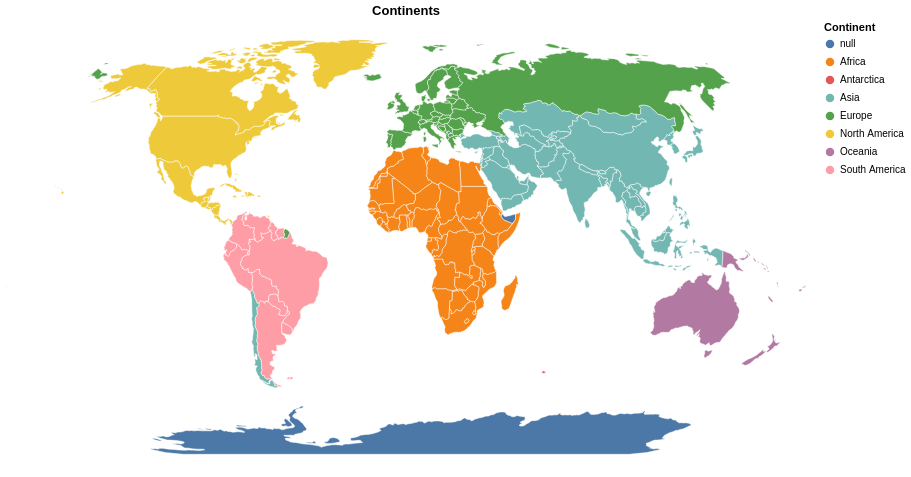

Notebook cell for this chart:
### Markdown cell above
## 3. Continents

### Code cell
@vlplot(
    width=800, height=450,
    title="Continents",
    projection={type=:naturalEarth1},
) +
@vlplot(
    mark={type=:geoshape, stroke=:white, strokeWidth=0.5},
    data={values=world, format={type=:topojson, feature=:countries}},
    transform=[{
        lookup=:id,
        from={
            data=geo,
            key=:ident_ccode,
            fields=["continent", "continent_code"]
        }
    }],
    color={
        field=:continent,
        type=:nominal,
        title="Continent",
        scale={scheme=:tableau10}
    },
    tooltip=[
        {field=:continent, type=:nominal, title="Continent"},
        {field=:continent_code, type=:nominal, title="Code"}
    ]
)

### Figure 1 — Vega specification as saved in the notebook (floating-point values rounded to 4 significant figures; data arrays with more than 128 entries replaced by an {"elided": "..."} marker saying what was removed)
{"$schema": "https://vega.github.io/schema/vega/v5.json", "background": "white", "data": [{"format": {"feature": "countries", "type": "topojson"}, "name": "source_0", "values": {"arcs": {"elided": "985 rows, 19170 int values in total"}, "objects": {"countries": {"geometries": [{"arcs": [[499, 500, 501, 502, 503, 504]], "id": 4, "type": "Polygon"}, {"arcs": [[[505, 506, 352, 507]], [[354, 508, 509]]], "id": 24, "type": "MultiPolygon"}, {"arcs": [[510, 511, 414, 512, 513, 514]], "id": 8, "type": "Polygon"}, {"arcs": [[312, 515, 314, 516, 517]], "id": 784, "type": "Polygon"}, {"arcs": [[[518, 11]], [[519, 520, 521, 166, 522, 168, 523, 524]]], "id": 32, "type": "MultiPolygon"}, {"arcs": [[525, 526, 527, 528, 529]], "id": 51, "type": "Polygon"}, {"arcs": [[[0]], [[1]], [[2]], [[3]], [[4]], [[5]], [[6]], [[530, 531]]], "id": 10, "type": "MultiPolygon"}, {"arcs": [[13]], "id": 260, "type": "Polygon"}, {"arcs": [[[14]], [[24]]], "id": 36, "type": "MultiPolygon"}, {"arcs": [[532, 533, 534, 535, 536, 537, 538]], "id": 40, "type": "Polygon"}, {"arcs": [[[539, -528]], [[484, 540, 479, 541, -526, 542, 543]]], "id": 31, "type": "MultiPolygon"}, {"arcs": [[544, 545, 546]], "id": 108, "type": "Polygon"}, {"arcs": [[547, 548, 549, 550, 437]], "id": 56, "type": "Polygon"}, {"arcs": [[551, 552, 553, 554, 366]], "id": 204, "type": "Polygon"}, {"arcs": [[555, 556, 557, -553, 558, 559]], "id": 854, "type": "Polygon"}, {"arcs": [[560, 561, 289, 562]], "id": 50, "type": "Polygon"}, {"arcs": [[563, 404, 564, 565, 566, 567]], "id": 100, "type": "Polygon"}, {"arcs": [[[71]], [[73]], [[74]]], "id": 44, "type": "MultiPolygon"}, {"arcs": [[568, 569, 570]], "id": 70, "type": "Polygon"}, {"arcs": [[571, 572, 573, 574, 575]], "id": 112, "type": "Polygon"}, {"arcs": [[576, 145, 577]], "id": 84, "type": "Polygon"}, {"arcs": [[578, 579, 580, 581, -525]], "id": 68, "type": "Polygon"}, {"arcs": [[-521, 582, -581, 583, 584, 585, 586, 587, 588, 164, 589]], "id": 76, "type": "Polygon"}, {"arcs": [[48, 590]], "id": 96, "type": "Polygon"}, {"arcs": [[591, 592]], "id": 64, "type": "Polygon"}, {"arcs": [[593, 594, 595, 596]], "id": 72, "type": "Polygon"}, {"arcs": [[597, 598, 599, 600, 601, 602, 603]], "id": 140, "type": "Polygon"}, {"arcs": [[[84]], [[85]], [[86]], [[87]], [[88]], [[96]], [[97]], [[99]], [[101]], [[103]], [[604, 107, 605, 109, 606, 111, 607, 113, 608, 115, 609, 117, 610, 199, 611, 201, 612, 215, 613, 217, 614, 219, 615, 221]], [[616, 223]], [[224]], [[225]], [[226]], [[227]], [[229]], [[230, 617, 232, 618]], [[235]], [[237]], [[238]], [[240]], [[241]], [[485]], [[486]], [[488]], [[489]], [[490]], [[496]], [[497]]], "id": 124, "type": "MultiPolygon"}, {"arcs": [[-536, 619, 620, 621]], "id": 756, "type": "Polygon"}, {"arcs": [[[-519, 622, 623, 624]], [[-524, 169, 625, 171, 626, -579]]], "id": 152, "type": "MultiPolygon"}, {"arcs": [[[64]], [[627, 274, 628, 276, 629, 278, 630, 280, 631, 632, 633, 634, 635, -593, 636, 637, 638, 639, -503, 640, 641, 642, 643, 644, 645]]], "id": 156, "type": "MultiPolygon"}, {"arcs": [[369, 646, 647, 648, -556, 649]], "id": 384, "type": "Polygon"}, {"arcs": [[650, 651, 652, 359, 653, 654, 655, 656, -604, 657]], "id": 120, "type": "Polygon"}, {"arcs": [[658, 659, -545, 660, 661, 662, 663, -508, 353, -510, 664, -602, 665]], "id": 180, "type": "Polygon"}, {"arcs": [[-509, 355, 666, -658, -603, -665]], "id": 178, "type": "Polygon"}, {"arcs": [[667, 174, 668, 155, 669, -585, 670]], "id": 170, "type": "Polygon"}, {"arcs": [[178, 671, 151, 672]], "id": 188, "type": "Polygon"}, {"arcs": [[70]], "id": 192, "type": "Polygon"}, {"arcs": [[77, 673]], "id": -99, "type": "Polygon"}, {"arcs": [[76, -674]], "id": 196, "type": "Polygon"}, {"arcs": [[-538, 674, 675, 676]], "id": 203, "type": "Polygon"}, {"arcs": [[445, 677, -675, -537, -622, 678, 679, -549, 680, 441, 681]], "id": 276, "type": "Polygon"}, {"arcs": [[337, 682, 683, 684]], "id": 262, "type": "Polygon"}, {"arcs": [[[92]], [[-682, 442, 685, 444]]], "id": 208, "type": "MultiPolygon"}, {"arcs": [[62, 686]], "id": 214, "type": "Polygon"}, {"arcs": [[687, 688, 689, 690, 691, 384, 692, 693]], "id": 12, "type": "Polygon"}, {"arcs": [[173, -668, 694]], "id": 218, "type": "Polygon"}, {"arcs": [[333, 695, 696, 390, 697]], "id": 818, "type": "Polygon"}, {"arcs": [[698, 699, 700, 336, -685]], "id": 232, "type": "Polygon"}, {"arcs": [[431, 701, 433, 702, 427, 703, 429, 704]], "id": 724, "type": "Polygon"}, {"arcs": [[450, 705, 706]], "id": 233, "type": "Polygon"}, {"arcs": [[-684, 707, 708, 709, 710, 711, 712, -699]], "id": 231, "type": "Polygon"}, {"arcs": [[713, 452, 714, 715, 455, 716, 717]], "id": 246, "type": "Polygon"}, {"arcs": [[[18]], [[19]], [[20]]], "id": 242, "type": "MultiPolygon"}, {"arcs": [[12]], "id": 238, "type": "Polygon"}, {"arcs": [[[718, 719, 163, -589]], [[82]], [[720, -679, -621, 721, 426, -703, 434, 722, 436, -551]]], "id": 250, "type": "MultiPolygon"}, {"arcs": [[356, 723, -651, -667]], "id": 266, "type": "Polygon"}, {"arcs": [[[724, 90]], [[725, 726, 727, 728, 729, 730, 731, 732]]], "id": 826, "type": "MultiPolygon"}, {"arcs": [[400, 733, -543, -530, 734]], "id": 268, "type": "Polygon"}, {"arcs": [[368, -650, -560, 735]], "id": 288, "type": "Polygon"}, {"arcs": [[736, 737, 374, 738, 739, 740, -648]], "id": 324, "type": "Polygon"}, {"arcs": [[741, 377]], "id": 270, "type": "Polygon"}, {"arcs": [[375, 742, -739]], "id": 624, "type": "Polygon"}, {"arcs": [[357, -652, -724]], "id": 226, "type": "Polygon"}, {"arcs": [[[78]], [[407, 743, 409, 744, 411, 745, 413, -512, 746, -566, 747]]], "id": 300, "type": "MultiPolygon"}, {"arcs": [[498]], "id": 304, "type": "Polygon"}, {"arcs": [[185, 748, -578, 146, 749, 750]], "id": 320, "type": "Polygon"}, {"arcs": [[161, 751, -587, 752]], "id": 328, "type": "Polygon"}, {"arcs": [[182, 753, 754, -750, 147, 755, 149, 756]], "id": 340, "type": "Polygon"}, {"arcs": [[757, -571, 758, 417, 759, 419, 760, 761]], "id": 191, "type": "Polygon"}, {"arcs": [[-687, 63]], "id": 332, "type": "Polygon"}, {"arcs": [[-533, 762, 763, 764, 765, -762, 766]], "id": 348, "type": "Polygon"}, {"arcs": [[[26]], [[767, 30]], [[31]], [[32]], [[35]], [[36]], [[39]], [[40]], [[768, 43]], [[44]], [[45]], [[769, 50]], [[46]]], "id": 360, "type": "MultiPolygon"}, {"arcs": [[-639, 770, -637, -592, -636, 771, -563, 290, 772, 292, 773, 294, 774, 296, 775]], "id": 356, "type": "Polygon"}, {"arcs": [[91, -725]], "id": 372, "type": "Polygon"}, {"arcs": [[776, -505, 777, 300, 778, 302, 779, 780, 781, -540, -527, -542, 480]], "id": 364, "type": "Polygon"}, {"arcs": [[782, 783, 784, 785, 786, -781, 787]], "id": 368, "type": "Polygon"}, {"arcs": [[100]], "id": 352, "type": "Polygon"}, {"arcs": [[788, 789, -698, 391, 790, 791, 792]], "id": 376, "type": "Polygon"}, {"arcs": [[[79]], [[80]], [[793, 421, 794, 423, 795, 425, -722, -620, -535]]], "id": 380, "type": "MultiPolygon"}, {"arcs": [[61]], "id": 388, "type": "Polygon"}, {"arcs": [[796, -785, 797, 332, -790, 798, -793]], "id": 400, "type": "Polygon"}, {"arcs": [[[75]], [[81]], [[83]]], "id": 392, "type": "MultiPolygon"}, {"arcs": [[799, 800, 482, 801, -643, 802]], "id": 398, "type": "Polygon"}, {"arcs": [[342, 803, 804, 805, -710, 806]], "id": 404, "type": "Polygon"}, {"arcs": [[-803, -642, 807, 808]], "id": 417, "type": "Polygon"}, {"arcs": [[809, 810, 811, 283]], "id": 116, "type": "Polygon"}, {"arcs": [[265, 812, 267, 813]], "id": 410, "type": "Polygon"}, {"arcs": [[-515, 814, 815, 816]], "id": -99, "type": "Polygon"}, {"arcs": [[304, 817, -783]], "id": 414, "type": "Polygon"}, {"arcs": [[818, 819, -634, 820, -811]], "id": 418, "type": "Polygon"}, {"arcs": [[-791, 392, 821]], "id": 422, "type": "Polygon"}, {"arcs": [[370, 822, 372, 823, -737, -647]], "id": 430, "type": "Polygon"}, {"arcs": [[824, -694, 825, 388, 826, -697, 827, 828]], "id": 434, "type": "Polygon"}, {"arcs": [[52]], "id": 144, "type": "Polygon"}, {"arcs": [[829]], "id": 426, "type": "Polygon"}, {"arcs": [[830, 448, 831, -572, 832]], "id": 440, "type": "Polygon"}, {"arcs": [[-680, -721, -550]], "id": 442, "type": "Polygon"}, {"arcs": [[449, -707, 833, -573, -832]], "id": 428, "type": "Polygon"}, {"arcs": [[-692, 834, 835, 836, 837, 383]], "id": 504, "type": "Polygon"}, {"arcs": [[838, 839]], "id": 498, "type": "Polygon"}, {"arcs": [[23]], "id": 450, "type": "Polygon"}, {"arcs": [[840, -577, -749, 186, 841, 188, 842, 190, 843, 192, 844, 194, 845]], "id": 484, "type": "Polygon"}, {"arcs": [[-817, 846, -567, -747, -511]], "id": 807, "type": "Polygon"}, {"arcs": [[847, -689, 848, -557, -649, -741, 849]], "id": 466, "type": "Polygon"}, {"arcs": [[287, -561, -772, -635, -820, 850]], "id": 104, "type": "Polygon"}, {"arcs": [[416, -759, -570, 851, -815, -514, 852]], "id": 499, "type": "Polygon"}, {"arcs": [[853, -645]], "id": 496, "type": "Polygon"}, {"arcs": [[854, 344, 855, 856, 347, 857, 858, 859, 860, 861, 862]], "id": 508, "type": "Polygon"}, {"arcs": [[863, 379, 864, -690, -848]], "id": 478, "type": "Polygon"}, {"arcs": [[-863, 865, 866]], "id": 454, "type": "Polygon"}, {"arcs": [[[285, 867]], [[-770, 47, -591, 49]]], "id": 458, "type": "MultiPolygon"}, {"arcs": [[351, -507, 868, -595, 869]], "id": 516, "type": "Polygon"}, {"arcs": [[17]], "id": 540, "type": "Polygon"}, {"arcs": [[-558, -849, -688, -825, 870, -656, 871, -554]], "id": 562, "type": "Polygon"}, {"arcs": [[361, 872, 363, 873, 365, -555, -872, -655]], "id": 566, "type": "Polygon"}, {"arcs": [[179, 874, 181, -757, 150, -672]], "id": 558, "type": "Polygon"}, {"arcs": [[-681, -548, 438, 875, 440]], "id": 528, "type": "Polygon"}, {"arcs": [[[876, -718, 877, 457, 878, 459, 879, 461]], [[487]], [[492]], [[493]]], "id": 578, "type": "MultiPolygon"}, {"arcs": [[-771, -638]], "id": 524, "type": "Polygon"}, {"arcs": [[[15]], [[16]]], "id": 554, "type": "MultiPolygon"}, {"arcs": [[[880, 319, 881, 882, 883, -517, 315, 884, 317]], [[-516, 313]]], "id": 512, "type": "MultiPolygon"}, {"arcs": [[-640, -776, 297, 885, 299, -778, -504]], "id": 586, "type": "Polygon"}, {"arcs": [[175, 886, 177, -673, 152, 887, 154, -669]], "id": 591, "type": "Polygon"}, {"arcs": [[-627, 172, -695, -671, -584, -580]], "id": 604, "type": "Polygon"}, {"arcs": [[[51]], [[54]], [[55]], [[56]], [[57]], [[58]], [[59]]], "id": 608, "type": "MultiPolygon"}, {"arcs": [[[37]], [[38]], [[-769, 42]], [[41]]], "id": 598, "type": "MultiPolygon"}, {"arcs": [[-678, 446, 888, -833, -576, 889, 890, -676]], "id": 616, "type": "Polygon"}, {"arcs": [[60]], "id": 630, "type": "Polygon"}, {"arcs": [[262, 891, 264, -814, 892, 269, 893, 271, 894, 273, -628, 895]], "id": 408, "type": "Polygon"}, {"arcs": [[-705, 430]], "id": 620, "type": "Polygon"}, {"arcs": [[-582, -583, -520]], "id": 600, "type": "Polygon"}, {"arcs": [[-799, -789]], "id": 275, "type": "Polygon"}, {"arcs": [[308, 896, 310, 897]], "id": 634, "type": "Polygon"}, {"arcs": [[898, -840, 899, 403, -564, 900, -765]], "id": 642, "type": "Polygon"}, {"arcs": [[[89]], [[-889, 447, -831]], [[102]], [[104]], [[105]], [[228]], [[234]], [[236]], [[239]], [[901, 243, 902, 245, 903, 247, 904, 249, 905, 251, 906, 253, 907, 255, 908, 257, 909, 259, 910, 261, -896, -646, -854, -644, -802, 483, -544, -734, 401, 911, -574, -834, -706, 451, -714, -877, 912, 913, 914, 915, 464, 916, 466, 917, 468, 918, 470, 919, 920, 473, 921, 475, 922, 477]], [[491]], [[494]], [[495]]], "id": 643, "type": "MultiPolygon"}, {"arcs": [[923, -546, -660, 924]], "id": 646, "type": "Polygon"}, {"arcs": [[-691, -865, 380, -835]], "id": 732, "type": "Polygon"}, {"arcs": [[925, 329, 926, 331, -798, -784, -818, 305, 927, 307, -898, 311, -518, -884, 928]], "id": 682, "type": "Polygon"}, {"arcs": [[-599, 929, -828, -696, 334, -700, -713, 930, 931, 932]], "id": 729, "type": "Polygon"}, {"arcs": [[-711, -806, 933, -666, -601, 934, -932, 935]], "id": 728, "type": "Polygon"}, {"arcs": [[378, -864, -850, -740, -743, 376, -742]], "id": 686, "type": "Polygon"}, {"arcs": [[[25]], [[27]], [[28]], [[33]], [[34]]], "id": 90, "type": "MultiPolygon"}, {"arcs": [[373, -738, -824]], "id": 694, "type": "Polygon"}, {"arcs": [[184, -751, -755, 936]], "id": 222, "type": "Polygon"}, {"arcs": [[-708, -683, 338, 937, 340, 938]], "id": -99, "type": "Polygon"}, {"arcs": [[-807, -709, -939, 341]], "id": 706, "type": "Polygon"}, {"arcs": [[-568, -847, -816, -852, -569, -758, -766, -901]], "id": 688, "type": "Polygon"}, {"arcs": [[162, -720, 939, -588, -752]], "id": 740, "type": "Polygon"}, {"arcs": [[-891, 940, -763, -539, -677]], "id": 703, "type": "Polygon"}, {"arcs": [[-534, -767, -761, 420, -794]], "id": 705, "type": "Polygon"}, {"arcs": [[-878, -717, 456]], "id": 752, "type": "Polygon"}, {"arcs": [[941, -859]], "id": 748, "type": "Polygon"}, {"arcs": [[-797, -792, -822, 393, 942, -786]], "id": 760, "type": "Polygon"}, {"arcs": [[-871, -829, -930, -598, -657]], "id": 148, "type": "Polygon"}, {"arcs": [[-736, -559, -552, 367]], "id": 768, "type": "Polygon"}, {"arcs": [[284, -868, 286, -851, -819, -810]], "id": 764, "type": "Polygon"}, {"arcs": [[-808, -641, -502, 943]], "id": 762, "type": "Polygon"}, {"arcs": [[-777, 481, -801, 944, -500]], "id": 795, "type": "Polygon"}, {"arcs": [[29, -768]], "id": 626, "type": "Polygon"}, {"arcs": [[53]], "id": 780, "type": "Polygon"}, {"arcs": [[-693, 385, 945, 387, -826]], "id": 788, "type": "Polygon"}, {"arcs": [[[399, -735, -529, -782, -787, -943, 394, 946, 947, 397, 948]], [[949, -748, -565, 405]]], "id": 792, "type": "MultiPolygon"}, {"arcs": [[72]], "id": 158, "type": "Polygon"}, {"arcs": [[-804, 343, -855, -867, 950, -663, 951, -661, -547, -924, 952]], "id": 834, "type": "Polygon"}, {"arcs": [[-925, -659, -934, -805, -953]], "id": 800, "type": "Polygon"}, {"arcs": [[-912, 402, -900, -839, -899, -764, -941, -890, -575]], "id": 804, "type": "Polygon"}, {"arcs": [[-590, 165, -522]], "id": 858, "type": "Polygon"}, {"arcs": [[[65]], [[66]], [[67]], [[68]], [[69]], [[118, 953, 120, 954, 122, 955, 124, 956, 126, 957, 128, 958, 130, 959, 132, 960, 134, 961, 136, 962, 138, 963, 140, 964, 142, -846, 195, 965, 966, 967, 968, 969, -611]], [[93]], [[95]], [[98]], [[-613, 202, 970, 204, 971, 206, 972, 208, 973, 210, 974, 212, 975, 214]]], "id": 840, "type": "MultiPolygon"}, {"arcs": [[-945, -800, -809, -944, -501]], "id": 860, "type": "Polygon"}, {"arcs": [[156, 976, 158, 977, 160, -753, -586, -670]], "id": 862, "type": "Polygon"}, {"arcs": [[282, -812, -821, -633]], "id": 704, "type": "Polygon"}, {"arcs": [[[21]], [[22]]], "id": 548, "type": "MultiPolygon"}, {"arcs": [[321, 978, 323, 979, 325, 980, 327, -929, -883, 981]], "id": 887, "type": "Polygon"}, {"arcs": [[982, 350, -870, -594, 983, -860, -942, -858, 348], [-830]], "id": 710, "type": "Polygon"}, {"arcs": [[-866, -862, 984, -596, -869, -506, -664, -951]], "id": 894, "type": "Polygon"}, {"arcs": [[-984, -597, -985, -861]], "id": 716, "type": "Polygon"}], "type": "GeometryCollection"}, "land": {"arcs": {"elided": "127 rows, 499 int values in total"}, "type": "MultiPolygon"}}, "transform": {"scale": [0.0036, 0.001693], "translate": [-180, -85.61]}, "type": "Topology"}}, {"name": "source_1", "values": {"elided": "209 records"}}, {"name": "data_0", "source": "source_0", "transform": [{"fields": ["id"], "from": "source_1", "key": "ident_ccode", "type": "lookup", "values": ["continent", "continent_code"]}]}], "height": 450, "legends": [{"encode": {"symbols": {"update": {"stroke": {"value": "white"}}}}, "fill": "color", "symbolType": "circle", "title": "Continent"}], "marks": [{"encode": {"update": {"ariaRoleDescription": {"value": "geoshape"}, "description": {"signal": "\"Continent: \" + (isValid(datum[\"continent\"]) ? datum[\"continent\"] : \"\"+datum[\"continent\"]) + \"; Code: \" + (isValid(datum[\"continent_code\"]) ? datum[\"continent_code\"] : \"\"+datum[\"continent_code\"])"}, "fill": {"field": "continent", "scale": "color"}, "stroke": {"value": "white"}, "strokeWidth": {"value": 0.5}, "tooltip": {"signal": "{\"Continent\": isValid(datum[\"continent\"]) ? datum[\"continent\"] : \"\"+datum[\"continent\"], \"Code\": isValid(datum[\"continent_code\"]) ? datum[\"continent_code\"] : \"\"+datum[\"continent_code\"]}"}}}, "from": {"data": "data_0"}, "name": "layer_0_marks", "style": ["geoshape"], "transform": [{"projection": "projection", "type": "geoshape"}], "type": "shape"}], "padding": 5, "projections": [{"fit": {"signal": "data('data_0')"}, "name": "projection", "size": {"signal": "[width, height]"}, "type": "naturalEarth1"}], "scales": [{"domain": {"data": "data_0", "field": "continent", "sort": true}, "name": "color", "range": {"scheme": "tableau10"}, "type": "ordinal"}], "style": "view", "title": {"frame": "group", "text": "Continents"}, "width": 800}
